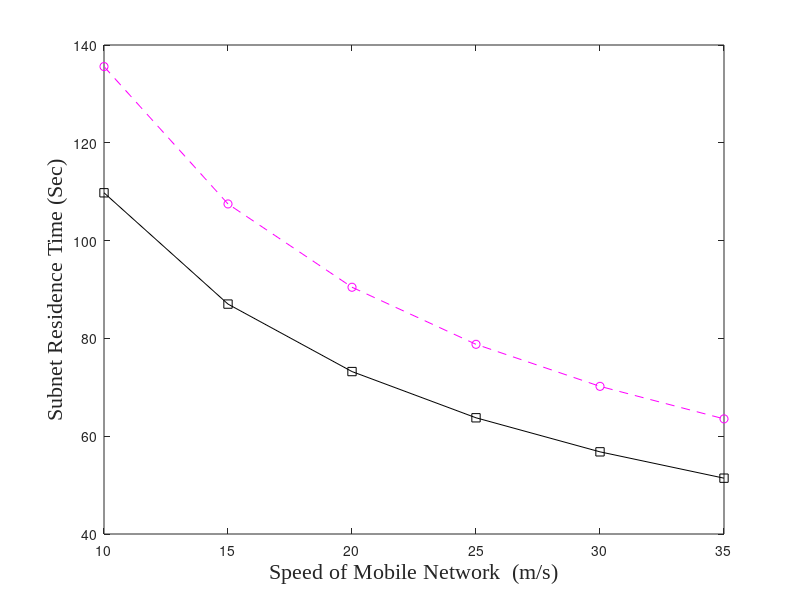

Recreate this plot in MATLAB. (Note: this script raises an error after producing the figure.)

  fs = 16;
    fn = 'Times New Roman';
    
          load data1.txt
          x = data1(:,1);
          y = data1(:,2);
         
          plot(x,y,'--mo');
          hold all;
          
          load data2.txt
          xb = data2(:,1);
          yb = data2(:,2);
          
         plot(xb,yb,'-ks'); 

          
    ylabel('Subnet Residence Time (Sec)','FontSize',fs,'FontName',fn);
    xlabel({'Speed of Mobile Network  (m/s)'},'FontSize',fs,'FontName',fn);
    
fs = 12;
h = legend('RWP','CitySec',0);
set(h,'FontSize',fs,'FontName',fn,'Location','Best');
set(h,'Interpreter','latex')
set(h, 'Box', 'on');
set(h, 'Color', 'none');

fs = 14;
set(gca,'FontSize',fs,'FontName',fn);
